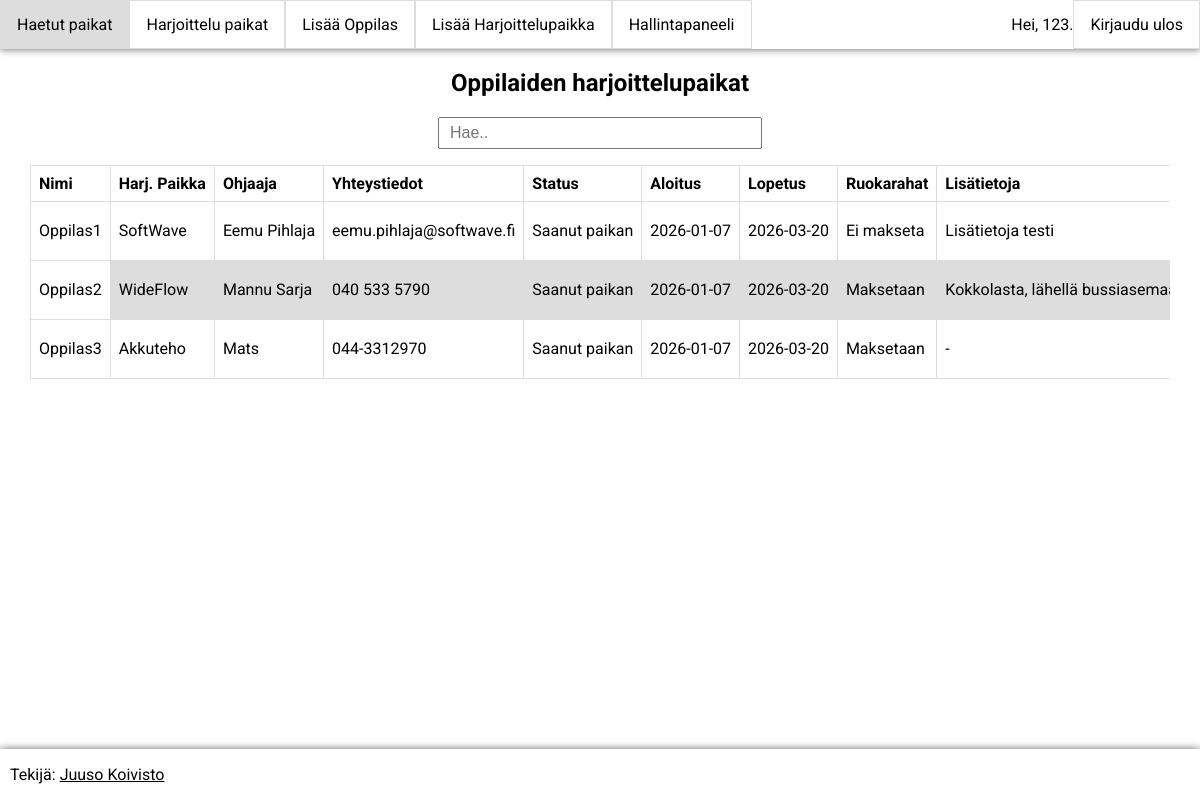
Page /index.php (signed in) on the committed database.
### tables this page shows
CREATE TABLE `oppilaat` (
  `id` int(11) NOT NULL,
  `nimi` varchar(255) NOT NULL,
  `paikka` varchar(255) DEFAULT NULL,
  `ohjaaja` varchar(255) DEFAULT NULL,
  `yhteystiedot` varchar(255) DEFAULT NULL,
  `aloitus` date NOT NULL,
  `lopetus` date NOT NULL,
  `status` varchar(255) NOT NULL,
  `ruokaraha` varchar(255) DEFAULT NULL,
  `muuta` varchar(255) DEFAULT NULL
);

### actions/data/hae_oppilaat_taulukko.php (the view, shortened to what this page needs)
<?php
$sql = "SELECT * FROM oppilaat";
$result = $conn->query($sql);
if ($result->num_rows > 0) {
    while ($row = $result->fetch_assoc()){
        $ruokaraha = $row["ruokaraha"] == "off" ? "Ei makseta" : "Maksetaan";
        $status = $row["status"] == "v_hakemassa" ? "Hakemassa" : "Saanut paikan";
        echo "<tr>";
        echo "<td class='sticky-element'>" . ($row["nimi"] ?: "-") . "</td>";
        echo "<td>" . ($row["paikka"] ?: "-") . "</td>";
        echo "<td>" . ($row["ohjaaja"] ?: "-") . "</td>";
        echo "<td>" . ($row["yhteystiedot"] ?: "-") . "</td>";
        echo "<td>" . $status . "</td>";
        echo "<td>" . ($row["aloitus"] ?: "-") . "</td>";
        echo "<td>" . ($row["lopetus"] ?: "-") . "</td>";
        echo "<td>" . $ruokaraha . "</td>";
        echo "<td>" . ($row["muuta"] ?: "-") . "</td>";
        echo "</tr>";
    }
} else {
    echo "Yhtään oppilasta ei löytynyt.";
}
?>

### style.css (style rules this page uses)
body { font-family: 'Roboto'; min-height: 100vh; margin: 0; display: flex; flex-direction: column; }
td, th { border: 1px solid #dddddd; text-align: left; padding: 8px; }
tr:nth-child(even) { background-color: #dddddd; }
.sticky-element { position: sticky; left: 0; background-color: #ffffff; }

### rows in the picture
oppilaat: nimi "Oppilas1", paikka "SoftWave", ohjaaja "Eemu Pihlaja", yhteystiedot "eemu.pihlaja@softwave.fi", status "Saanut paikan", aloitus "2026-01-07", lopetus "2026-03-20", ruokaraha "Ei makseta", muuta "Lisätietoja testi"
oppilaat: nimi "Oppilas2", paikka "WideFlow", ohjaaja "Mannu Sarja", yhteystiedot "040 533 5790", status "Saanut paikan", aloitus "2026-01-07", lopetus "2026-03-20", ruokaraha "Maksetaan", muuta "Kokkolasta, lähellä…"
oppilaat: nimi "Oppilas3", paikka "Akkuteho", ohjaaja "Mats", yhteystiedot "044-3312970", status "Saanut paikan", aloitus "2026-01-07", lopetus "2026-03-20", ruokaraha "Maksetaan", muuta "-"

### other values in the picture
$_SESSION["username"] "123"
